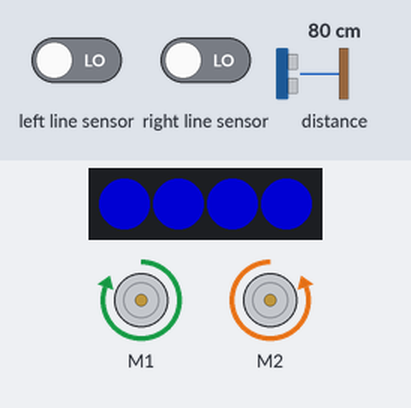
Recording of a program running on a simulated BBC micro:bit (MakeCode). Shown: 2 × DC motor (green arrow = forward, orange = backward, longer = faster), 4 RGB LEDs in strip order, left to right. Inputs (shaded band) come from the test bench; at power-on: distance to the obstacle 80 cm, left line sensor LOW, right line sensor LOW. Dim RGB values are drawn brighter than linear.

Above: at 1.2 s.
1.3 s: distance to the obstacle set to 22 cm
3.2 s: distance to the obstacle set to 18 cm
At 5.3 s:
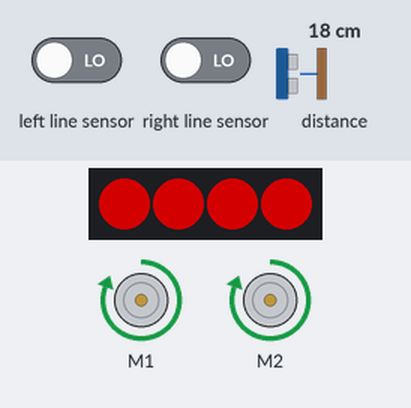
5.6 s: distance to the obstacle set to 35 cm
At 6.6 s:
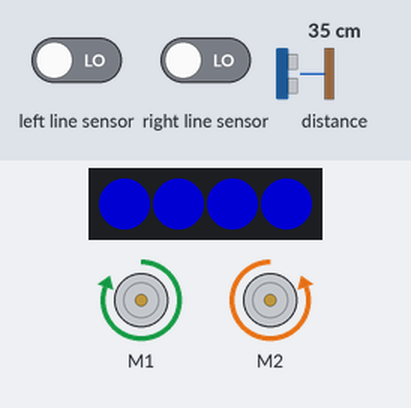
7.7 s: left line sensor driven HIGH
At 9.0 s:
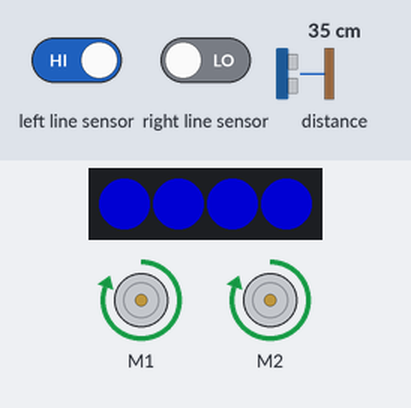
9.3 s: left line sensor driven LOW
At 10.7 s:
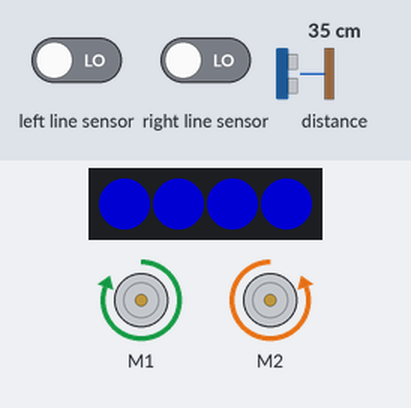
Timing chart, 0 to 12.3 s (numbered marks = the images above; inputs shaded):
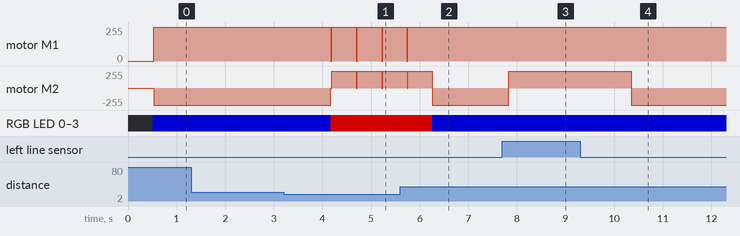

The program:

main.ts
```typescript
let DISTANCIA = 0
let strip = neopixel.create(DigitalPin.P15, 4, NeoPixelMode.RGB)
basic.forever(function () {
    DISTANCIA = maqueen.Ultrasonic(PingUnit.Centimeters)
    basic.pause(500)
    if (DISTANCIA > 1 && DISTANCIA <= 20) {
        maqueen.motorStop(maqueen.Motors.All)
        maqueen.motorRun(maqueen.Motors.All, maqueen.Dir.CW, 255)
        strip.showColor(neopixel.colors(NeoPixelColors.Red))
    } else {
        maqueen.motorRun(maqueen.Motors.M1, maqueen.Dir.CW, 255)
        maqueen.motorRun(maqueen.Motors.M2, maqueen.Dir.CCW, 255)
        strip.showColor(neopixel.colors(NeoPixelColors.Blue))
    }
    if (maqueen.readPatrol(maqueen.Patrol.PatrolLeft) == 1 || maqueen.readPatrol(maqueen.Patrol.PatrolRight) == 1) {
        maqueen.motorRun(maqueen.Motors.All, maqueen.Dir.CW, 255)
        basic.pause(2000)
    }
})
```

test.ts
```typescript
// aquí va el archivo "tests"; esto no se compilará cuando este paquete se utilice como una extensión.
```

Measured:
- the behaviour switches between 21 and 20 cm on distance to the obstacle (found by bisection; images 0 and 1)
- after the input at 1.3 s, every drawn part: stays the same
- after the input at 3.2 s, motor M1: alternates forward 255/255 for 0.50 s and stopped for 0.02 s, starting after 0.97 s; motor M2: backward 255/255 → forward 255/255 after 0.97 s; RGB LED 0–3: RGB(0, 0, 127) → RGB(127, 0, 0) after 0.97 s
- after the input at 5.6 s, motor M1: goes on until 5.8 s, then stays forward 255/255; RGB LED 0–3: RGB(127, 0, 0) → RGB(0, 0, 127) after 0.66 s
- after the input at 7.7 s, motor M2: backward 255/255 → forward 255/255 after 0.13 s
- after the input at 9.3 s, motor M2: goes on until 10.4 s, then stays backward 255/255
